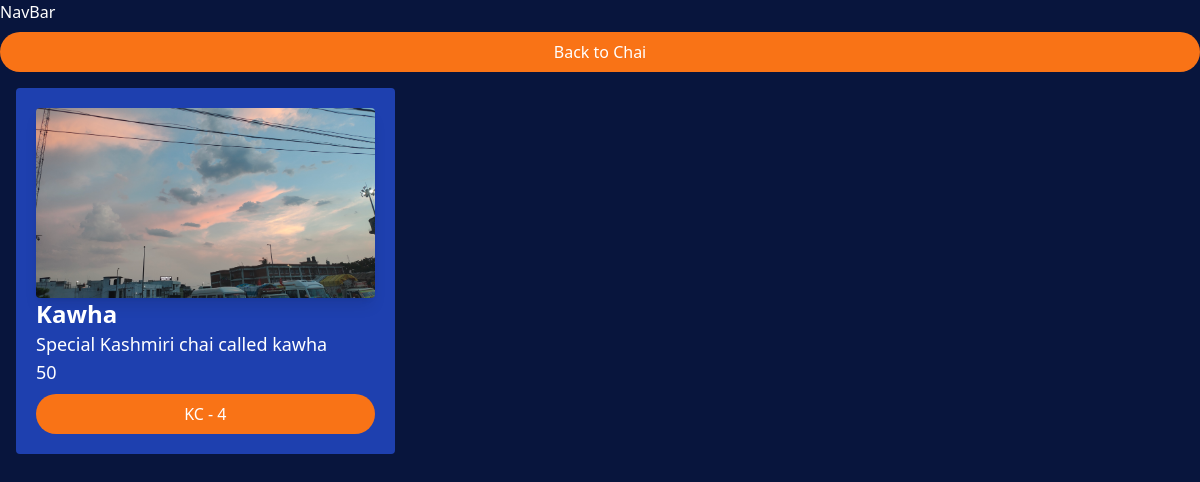
The page /chai/4/ on the database its author committed.
### chai/models.py (models this page shows, shortened)
class chaiVariety(models.Model):
    CHAI_TYPE_CHOICE = [
        ('ML', 'Masala'),
        ('GC', 'Ginger'),
        ('CC', 'Cardamom'),
        ('KC', 'Kashmiri'),
    ]
    name = models.CharField(max_length=100)
    image = models.ImageField(upload_to='images/')
    date_added = models.DateTimeField(default=timezone.now)
    type = models.CharField(max_length=2, choices=CHAI_TYPE_CHOICE, default='ML')
    description = models.TextField(default='')
    price = models.IntegerField(default=0)

### chai/views.py (the view)
# urls.py: path("<int:chai_id>/", views.chai_detail, name="chai_detail"),
def chai_detail(request, chai_id):
    chai = get_object_or_404(chaiVariety, pk=chai_id)
    return render(request, 'chai/chai_detail.html', {'chai': chai})

### chai/templates/chai/chai_detail.html (shortened to what this page needs)
{% extends "layout.html" %}
{% block content %}
<a href="{% url 'all_chai' %}">
    <button
    type = "button"
    class = "rounded-full bg-orange-500 w-[100%] text-white p-2 mt-2 hover:bg-orange-800">
        Back to Chai
    </button>
</a>
<div class="grid grid-cols-3 gap-4 m-4">
    <div class = "bg-blue-800 p-5 rounded">
        <img class="rounded shadow-lg" src="{{chai.image.url}}" alt="">
        <h3 class="text-2xl font-bold">{{chai.name}}</h3>
        <p class="text-lg">{{chai.description}}</p>
        <p class="text-lg">{{chai.price}}</p>
        <a href="{% url 'chai_detail' chai.id %}">
            <button
            type = "button"
            class = "rounded-full bg-orange-500 w-[100%] text-white p-2 mt-2 hover:bg-orange-800">
                {{chai.type}} - {{chai.id}}
            </button>
        </a>
    </div>
</div>
{% endblock %}

### static/style.css (style rules this page uses)
body { background-color:#08153d; color:white; }

### rows shown on the page
chaiVariety: image (picture), name "Kawha", description "Special Kashmiri chai called kawha", price "50", type "KC", id "4"
